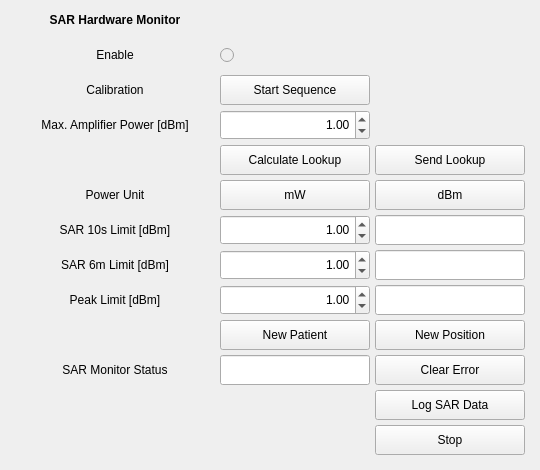
<?xml version="1.0" encoding="UTF-8"?>
<ui version="4.0">
 <class>Dialog</class>
 <widget class="QDialog" name="Dialog">
  <property name="geometry">
   <rect>
    <x>0</x>
    <y>0</y>
    <width>540</width>
    <height>470</height>
   </rect>
  </property>
  <property name="minimumSize">
   <size>
    <width>540</width>
    <height>470</height>
   </size>
  </property>
  <property name="maximumSize">
   <size>
    <width>540</width>
    <height>470</height>
   </size>
  </property>
  <property name="windowTitle">
   <string>Dialog</string>
  </property>
  <widget class="QWidget" name="gridLayoutWidget">
   <property name="geometry">
    <rect>
     <x>0</x>
     <y>0</y>
     <width>541</width>
     <height>471</height>
    </rect>
   </property>
   <layout class="QGridLayout" name="gridLayout">
    <property name="leftMargin">
     <number>5</number>
    </property>
    <property name="topMargin">
     <number>5</number>
    </property>
    <property name="rightMargin">
     <number>5</number>
    </property>
    <property name="bottomMargin">
     <number>5</number>
    </property>
    <property name="spacing">
     <number>5</number>
    </property>
    <item row="4" column="2">
     <widget class="QDoubleSpinBox" name="SAR_Max_Power_doubleSpinBox">
      <property name="minimumSize">
       <size>
        <width>150</width>
        <height>30</height>
       </size>
      </property>
      <property name="maximumSize">
       <size>
        <width>150</width>
        <height>30</height>
       </size>
      </property>
      <property name="alignment">
       <set>Qt::AlignRight|Qt::AlignTrailing|Qt::AlignVCenter</set>
      </property>
      <property name="decimals">
       <number>2</number>
      </property>
      <property name="minimum">
       <double>0.010000000000000</double>
      </property>
      <property name="maximum">
       <double>100.000000000000000</double>
      </property>
      <property name="singleStep">
       <double>1.000000000000000</double>
      </property>
      <property name="value">
       <double>1.000000000000000</double>
      </property>
     </widget>
    </item>
    <item row="10" column="1">
     <widget class="QLabel" name="label_6m">
      <property name="minimumSize">
       <size>
        <width>200</width>
        <height>30</height>
       </size>
      </property>
      <property name="maximumSize">
       <size>
        <width>200</width>
        <height>30</height>
       </size>
      </property>
      <property name="text">
       <string>SAR 6m Limit [dBm]</string>
      </property>
      <property name="alignment">
       <set>Qt::AlignCenter</set>
      </property>
     </widget>
    </item>
    <item row="17" column="3">
     <widget class="QPushButton" name="SAR_Log_Data_pushButton">
      <property name="minimumSize">
       <size>
        <width>150</width>
        <height>30</height>
       </size>
      </property>
      <property name="maximumSize">
       <size>
        <width>150</width>
        <height>30</height>
       </size>
      </property>
      <property name="text">
       <string>Log SAR Data</string>
      </property>
      <property name="autoDefault">
       <bool>false</bool>
      </property>
     </widget>
    </item>
    <item row="15" column="2">
     <widget class="QPushButton" name="SAR_New_Pat_pushButton">
      <property name="minimumSize">
       <size>
        <width>150</width>
        <height>30</height>
       </size>
      </property>
      <property name="maximumSize">
       <size>
        <width>150</width>
        <height>30</height>
       </size>
      </property>
      <property name="text">
       <string>New Patient</string>
      </property>
      <property name="autoDefault">
       <bool>false</bool>
      </property>
     </widget>
    </item>
    <item row="3" column="2">
     <widget class="QPushButton" name="SAR_Cal_pushButton">
      <property name="minimumSize">
       <size>
        <width>150</width>
        <height>30</height>
       </size>
      </property>
      <property name="maximumSize">
       <size>
        <width>150</width>
        <height>30</height>
       </size>
      </property>
      <property name="text">
       <string>Start Sequence</string>
      </property>
      <property name="autoDefault">
       <bool>false</bool>
      </property>
     </widget>
    </item>
    <item row="10" column="2">
     <widget class="QDoubleSpinBox" name="SAR_6mLimit_doubleSpinBox">
      <property name="minimumSize">
       <size>
        <width>150</width>
        <height>30</height>
       </size>
      </property>
      <property name="maximumSize">
       <size>
        <width>150</width>
        <height>30</height>
       </size>
      </property>
      <property name="alignment">
       <set>Qt::AlignRight|Qt::AlignTrailing|Qt::AlignVCenter</set>
      </property>
      <property name="decimals">
       <number>2</number>
      </property>
      <property name="minimum">
       <double>0.010000000000000</double>
      </property>
      <property name="maximum">
       <double>100.000000000000000</double>
      </property>
      <property name="singleStep">
       <double>1.000000000000000</double>
      </property>
      <property name="value">
       <double>1.000000000000000</double>
      </property>
     </widget>
    </item>
    <item row="12" column="1">
     <widget class="QLabel" name="label_peak">
      <property name="minimumSize">
       <size>
        <width>200</width>
        <height>30</height>
       </size>
      </property>
      <property name="maximumSize">
       <size>
        <width>200</width>
        <height>30</height>
       </size>
      </property>
      <property name="text">
       <string>Peak Limit [dBm]</string>
      </property>
      <property name="alignment">
       <set>Qt::AlignCenter</set>
      </property>
     </widget>
    </item>
    <item row="1" column="2">
     <widget class="QRadioButton" name="SAR_Enable_radioButton">
      <property name="enabled">
       <bool>false</bool>
      </property>
      <property name="minimumSize">
       <size>
        <width>150</width>
        <height>30</height>
       </size>
      </property>
      <property name="maximumSize">
       <size>
        <width>150</width>
        <height>30</height>
       </size>
      </property>
      <property name="text">
       <string/>
      </property>
      <property name="autoExclusive">
       <bool>false</bool>
      </property>
     </widget>
    </item>
    <item row="6" column="3">
     <widget class="QPushButton" name="SAR_Power_dBm_pushButton">
      <property name="minimumSize">
       <size>
        <width>150</width>
        <height>30</height>
       </size>
      </property>
      <property name="maximumSize">
       <size>
        <width>150</width>
        <height>30</height>
       </size>
      </property>
      <property name="text">
       <string>dBm</string>
      </property>
      <property name="autoDefault">
       <bool>false</bool>
      </property>
     </widget>
    </item>
    <item row="19" column="3">
     <widget class="QPushButton" name="SAR_Stop_pushButton">
      <property name="minimumSize">
       <size>
        <width>150</width>
        <height>30</height>
       </size>
      </property>
      <property name="maximumSize">
       <size>
        <width>150</width>
        <height>30</height>
       </size>
      </property>
      <property name="text">
       <string>Stop</string>
      </property>
      <property name="autoDefault">
       <bool>false</bool>
      </property>
     </widget>
    </item>
    <item row="10" column="3">
     <widget class="QLineEdit" name="SAR_6mLimit_lineEdit">
      <property name="minimumSize">
       <size>
        <width>150</width>
        <height>30</height>
       </size>
      </property>
      <property name="maximumSize">
       <size>
        <width>150</width>
        <height>30</height>
       </size>
      </property>
     </widget>
    </item>
    <item row="7" column="3">
     <widget class="QLineEdit" name="SAR_10sLimit_lineEdit">
      <property name="minimumSize">
       <size>
        <width>150</width>
        <height>30</height>
       </size>
      </property>
      <property name="maximumSize">
       <size>
        <width>150</width>
        <height>30</height>
       </size>
      </property>
      <property name="readOnly">
       <bool>true</bool>
      </property>
     </widget>
    </item>
    <item row="5" column="2">
     <widget class="QPushButton" name="SAR_Calc_Lookup_pushButton">
      <property name="minimumSize">
       <size>
        <width>150</width>
        <height>30</height>
       </size>
      </property>
      <property name="maximumSize">
       <size>
        <width>150</width>
        <height>30</height>
       </size>
      </property>
      <property name="text">
       <string>Calculate Lookup</string>
      </property>
      <property name="autoDefault">
       <bool>false</bool>
      </property>
     </widget>
    </item>
    <item row="1" column="1">
     <widget class="QLabel" name="label">
      <property name="minimumSize">
       <size>
        <width>200</width>
        <height>30</height>
       </size>
      </property>
      <property name="maximumSize">
       <size>
        <width>200</width>
        <height>30</height>
       </size>
      </property>
      <property name="text">
       <string>Enable</string>
      </property>
      <property name="alignment">
       <set>Qt::AlignCenter</set>
      </property>
     </widget>
    </item>
    <item row="5" column="3">
     <widget class="QPushButton" name="SAR_Send_Lookup_pushButton">
      <property name="minimumSize">
       <size>
        <width>150</width>
        <height>30</height>
       </size>
      </property>
      <property name="maximumSize">
       <size>
        <width>150</width>
        <height>30</height>
       </size>
      </property>
      <property name="text">
       <string>Send Lookup</string>
      </property>
      <property name="autoDefault">
       <bool>false</bool>
      </property>
     </widget>
    </item>
    <item row="6" column="1">
     <widget class="QLabel" name="label_3">
      <property name="minimumSize">
       <size>
        <width>200</width>
        <height>30</height>
       </size>
      </property>
      <property name="maximumSize">
       <size>
        <width>200</width>
        <height>30</height>
       </size>
      </property>
      <property name="text">
       <string>Power Unit</string>
      </property>
      <property name="alignment">
       <set>Qt::AlignCenter</set>
      </property>
     </widget>
    </item>
    <item row="15" column="3">
     <widget class="QPushButton" name="SAR_New_Pos_pushButton">
      <property name="minimumSize">
       <size>
        <width>150</width>
        <height>30</height>
       </size>
      </property>
      <property name="maximumSize">
       <size>
        <width>150</width>
        <height>30</height>
       </size>
      </property>
      <property name="text">
       <string>New Position</string>
      </property>
      <property name="autoDefault">
       <bool>false</bool>
      </property>
     </widget>
    </item>
    <item row="7" column="2">
     <widget class="QDoubleSpinBox" name="SAR_Limit_doubleSpinBox">
      <property name="minimumSize">
       <size>
        <width>150</width>
        <height>30</height>
       </size>
      </property>
      <property name="maximumSize">
       <size>
        <width>150</width>
        <height>30</height>
       </size>
      </property>
      <property name="alignment">
       <set>Qt::AlignRight|Qt::AlignTrailing|Qt::AlignVCenter</set>
      </property>
      <property name="decimals">
       <number>2</number>
      </property>
      <property name="minimum">
       <double>0.010000000000000</double>
      </property>
      <property name="maximum">
       <double>100.000000000000000</double>
      </property>
      <property name="singleStep">
       <double>1.000000000000000</double>
      </property>
      <property name="value">
       <double>1.000000000000000</double>
      </property>
     </widget>
    </item>
    <item row="3" column="1">
     <widget class="QLabel" name="label_2">
      <property name="minimumSize">
       <size>
        <width>200</width>
        <height>30</height>
       </size>
      </property>
      <property name="maximumSize">
       <size>
        <width>200</width>
        <height>30</height>
       </size>
      </property>
      <property name="text">
       <string>Calibration</string>
      </property>
      <property name="alignment">
       <set>Qt::AlignCenter</set>
      </property>
     </widget>
    </item>
    <item row="7" column="1">
     <widget class="QLabel" name="label_10s">
      <property name="minimumSize">
       <size>
        <width>200</width>
        <height>30</height>
       </size>
      </property>
      <property name="maximumSize">
       <size>
        <width>200</width>
        <height>30</height>
       </size>
      </property>
      <property name="text">
       <string>SAR 10s Limit [dBm]</string>
      </property>
      <property name="alignment">
       <set>Qt::AlignCenter</set>
      </property>
     </widget>
    </item>
    <item row="4" column="1">
     <widget class="QLabel" name="label_MaxP">
      <property name="minimumSize">
       <size>
        <width>200</width>
        <height>30</height>
       </size>
      </property>
      <property name="maximumSize">
       <size>
        <width>200</width>
        <height>30</height>
       </size>
      </property>
      <property name="text">
       <string>Max. Amplifier Power [dBm]</string>
      </property>
      <property name="alignment">
       <set>Qt::AlignCenter</set>
      </property>
     </widget>
    </item>
    <item row="16" column="1">
     <widget class="QLabel" name="label_4">
      <property name="minimumSize">
       <size>
        <width>200</width>
        <height>30</height>
       </size>
      </property>
      <property name="maximumSize">
       <size>
        <width>200</width>
        <height>30</height>
       </size>
      </property>
      <property name="text">
       <string>SAR Monitor Status</string>
      </property>
      <property name="alignment">
       <set>Qt::AlignCenter</set>
      </property>
     </widget>
    </item>
    <item row="6" column="2">
     <widget class="QPushButton" name="SAR_Power_W_pushButton">
      <property name="minimumSize">
       <size>
        <width>150</width>
        <height>30</height>
       </size>
      </property>
      <property name="maximumSize">
       <size>
        <width>150</width>
        <height>30</height>
       </size>
      </property>
      <property name="text">
       <string>mW</string>
      </property>
      <property name="autoDefault">
       <bool>false</bool>
      </property>
     </widget>
    </item>
    <item row="16" column="2">
     <widget class="QLineEdit" name="SAR_Status_lineEdit">
      <property name="minimumSize">
       <size>
        <width>150</width>
        <height>30</height>
       </size>
      </property>
      <property name="maximumSize">
       <size>
        <width>150</width>
        <height>30</height>
       </size>
      </property>
      <property name="alignment">
       <set>Qt::AlignJustify|Qt::AlignVCenter</set>
      </property>
     </widget>
    </item>
    <item row="0" column="1">
     <widget class="QLabel" name="label_1">
      <property name="minimumSize">
       <size>
        <width>200</width>
        <height>30</height>
       </size>
      </property>
      <property name="maximumSize">
       <size>
        <width>200</width>
        <height>30</height>
       </size>
      </property>
      <property name="font">
       <font>
        <weight>75</weight>
        <bold>true</bold>
       </font>
      </property>
      <property name="text">
       <string>SAR Hardware Monitor</string>
      </property>
      <property name="alignment">
       <set>Qt::AlignCenter</set>
      </property>
     </widget>
    </item>
    <item row="12" column="2">
     <widget class="QDoubleSpinBox" name="SAR_Tran_doubleSpinBox">
      <property name="minimumSize">
       <size>
        <width>150</width>
        <height>30</height>
       </size>
      </property>
      <property name="maximumSize">
       <size>
        <width>150</width>
        <height>30</height>
       </size>
      </property>
      <property name="alignment">
       <set>Qt::AlignRight|Qt::AlignTrailing|Qt::AlignVCenter</set>
      </property>
      <property name="decimals">
       <number>2</number>
      </property>
      <property name="minimum">
       <double>0.010000000000000</double>
      </property>
      <property name="maximum">
       <double>100.000000000000000</double>
      </property>
      <property name="singleStep">
       <double>1.000000000000000</double>
      </property>
      <property name="value">
       <double>1.000000000000000</double>
      </property>
     </widget>
    </item>
    <item row="12" column="3">
     <widget class="QLineEdit" name="SAR_PeakLimit_lineEdit">
      <property name="minimumSize">
       <size>
        <width>150</width>
        <height>30</height>
       </size>
      </property>
      <property name="maximumSize">
       <size>
        <width>150</width>
        <height>30</height>
       </size>
      </property>
     </widget>
    </item>
    <item row="16" column="3">
     <widget class="QPushButton" name="SAR_Error_Clear_pushButton">
      <property name="minimumSize">
       <size>
        <width>150</width>
        <height>30</height>
       </size>
      </property>
      <property name="maximumSize">
       <size>
        <width>150</width>
        <height>30</height>
       </size>
      </property>
      <property name="text">
       <string>Clear Error</string>
      </property>
      <property name="autoDefault">
       <bool>false</bool>
      </property>
     </widget>
    </item>
    <item row="5" column="4">
     <spacer name="horizontalSpacer_2">
      <property name="orientation">
       <enum>Qt::Horizontal</enum>
      </property>
      <property name="sizeType">
       <enum>QSizePolicy::Preferred</enum>
      </property>
      <property name="sizeHint" stdset="0">
       <size>
        <width>40</width>
        <height>20</height>
       </size>
      </property>
     </spacer>
    </item>
    <item row="5" column="0">
     <spacer name="horizontalSpacer">
      <property name="orientation">
       <enum>Qt::Horizontal</enum>
      </property>
      <property name="sizeType">
       <enum>QSizePolicy::Preferred</enum>
      </property>
      <property name="sizeHint" stdset="0">
       <size>
        <width>40</width>
        <height>20</height>
       </size>
      </property>
     </spacer>
    </item>
   </layout>
  </widget>
 </widget>
 <resources/>
 <connections/>
</ui>
